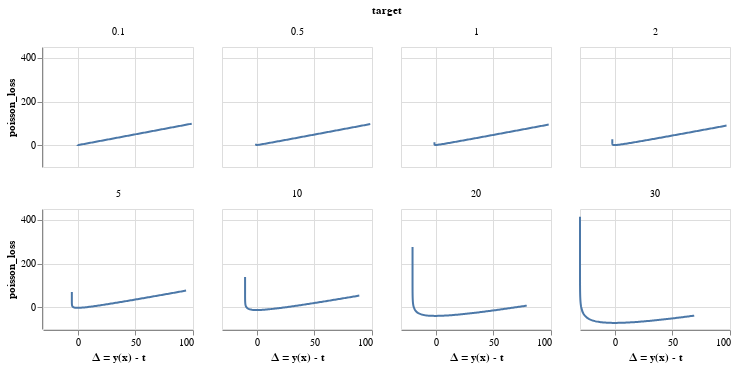

This figure's notebook cell:
### Code cell
alt.Chart(df_plot, height=120, width=150).mark_line().encode(
    x=alt.X("delta:Q", title="Δ = y(x) - t"),
    y="poisson_loss",
    
).facet(facet="target", columns=4)

### Figure 1 — Vega-Lite specification as saved in the notebook (floating-point values rounded to 4 significant figures; data arrays with more than 128 entries replaced by an {"elided": "..."} marker saying what was removed)
{"config": {"view": {"continuousWidth": 400, "continuousHeight": 300}}, "data": {"name": "data-10d9451732a9ac14b103807e152743b7"}, "facet": {"type": "quantitative", "field": "target"}, "spec": {"mark": "line", "encoding": {"x": {"type": "quantitative", "field": "delta", "title": "Δ = y(x) - t"}, "y": {"type": "quantitative", "field": "poisson_loss"}}, "height": 120, "width": 150}, "columns": 4, "$schema": "https://vega.github.io/schema/vega-lite/v4.8.1.json", "datasets": {"data-10d9451732a9ac14b103807e152743b7": {"elided": "1592 records"}}}
